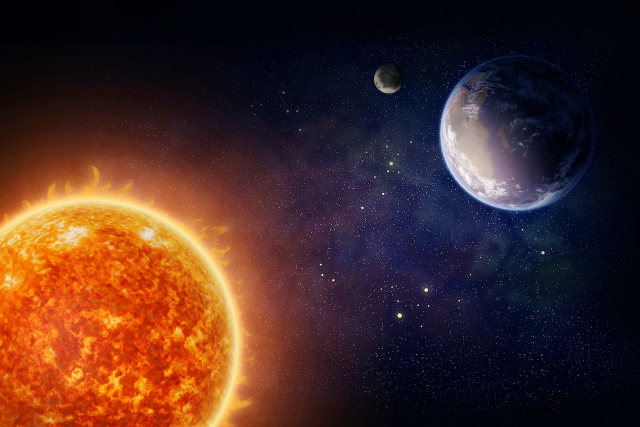
#> input picture Python/space.jpg, 1280 x 853 px (shown at 1/2 size)
$ python openCVapp.py
#> lines starting #> are read from the running program, lines starting #| are printed output that depends on the picture
import cv2
import os
import glob

def resize(img):
    resized_img = cv2.resize(img, (100,100))
    return resized_img

img=cv2.imread("space.jpg", 1)
#> img is the input picture: shape (853, 1280, 3); mean B, G, R 37, 42.8, 72.7


filelist = glob.glob('sample_images/*.jpg')
print(filelist)


for file in filelist:
    img=cv2.imread(file, 1)
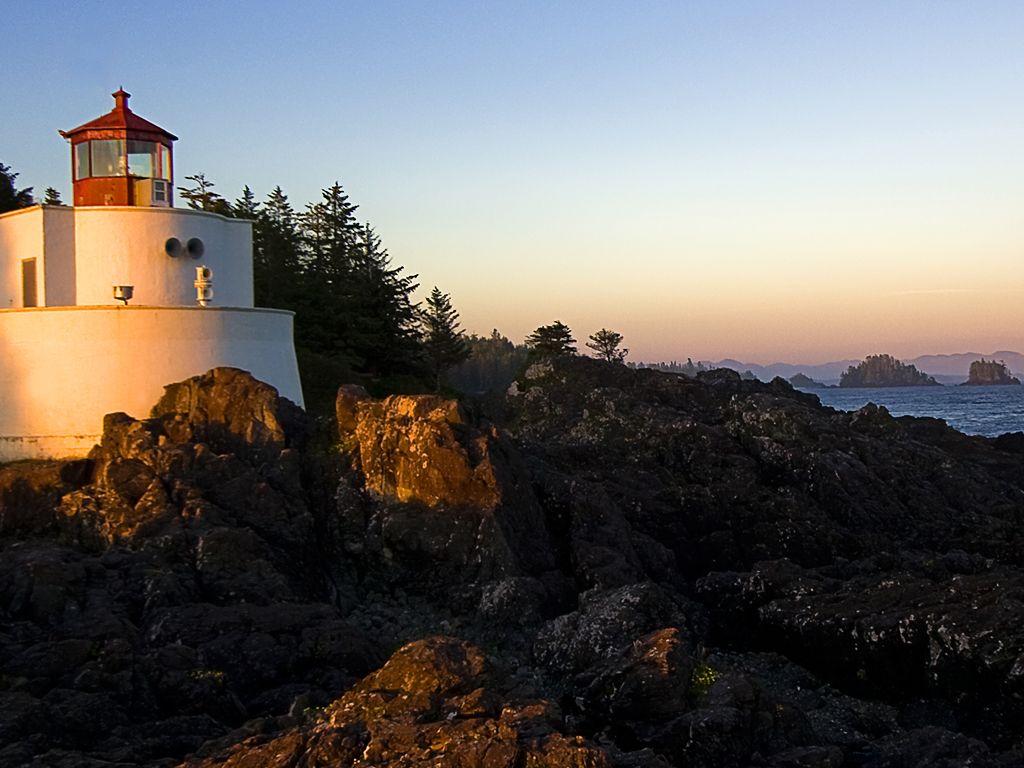
#> input picture Python/sample_images/Lighthouse.jpg, 1024 x 768 px
#> img is the input picture: shape (768, 1024, 3); mean B, G, R 98.4, 100.9, 104.2
    imgResized=resize(img)
#> in resize, `resized_img = cv2.resize(img, (100,100))`:
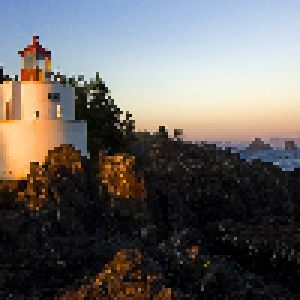
#> resized_img: shape (100, 100, 3) (shown 3 times larger); mean B, G, R 98.4, 101, 104.4
    cv2.imshow("new",imgResized)
    cv2.waitKey(0)
#> pass 2 of the loop `for file in filelist:`:
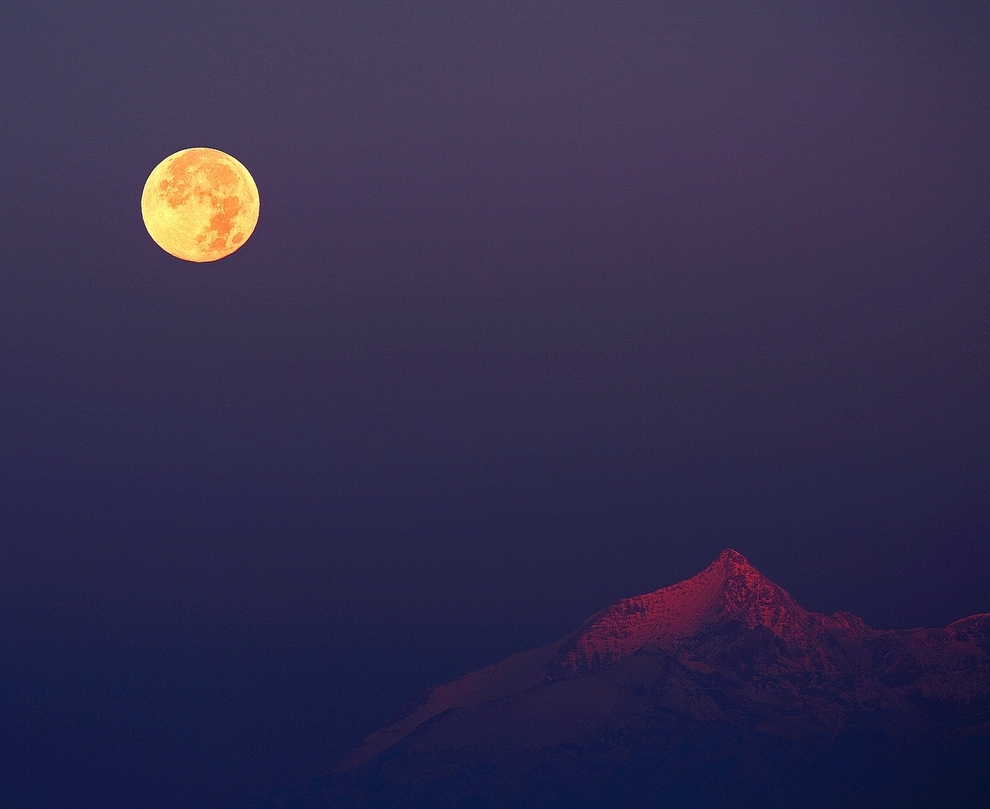
#> input picture Python/sample_images/Moon sinking, sun rising.jpg, 990 x 809 px
#> img is the input picture: shape (809, 990, 3); mean B, G, R 77.6, 45.5, 51.7
#> in resize (call 2), `resized_img = cv2.resize(img, (100,100))`:
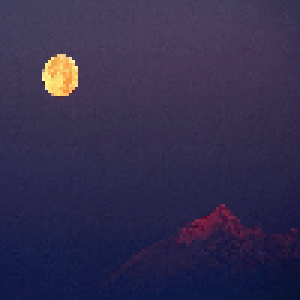
#> resized_img: shape (100, 100, 3) (shown 3 times larger); mean B, G, R 77.5, 45.4, 51.6
#> pass 3 of the loop `for file in filelist:`:
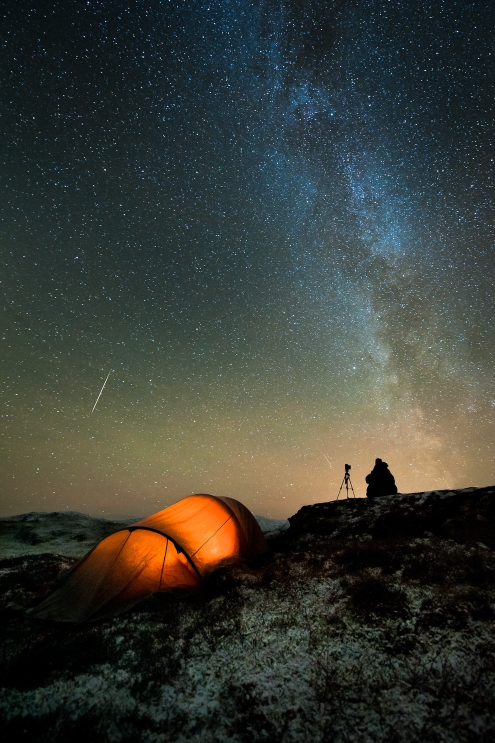
#> input picture Python/sample_images/galaxy.jpg, 990 x 1485 px (shown at 1/2 size)
#> img is the input picture: shape (1485, 990, 3); mean B, G, R 53.4, 60.3, 56.8
#> in resize (call 3), `resized_img = cv2.resize(img, (100,100))`:
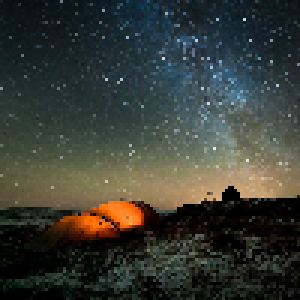
#> resized_img: shape (100, 100, 3) (shown 3 times larger); mean B, G, R 53.2, 60.1, 56.6
